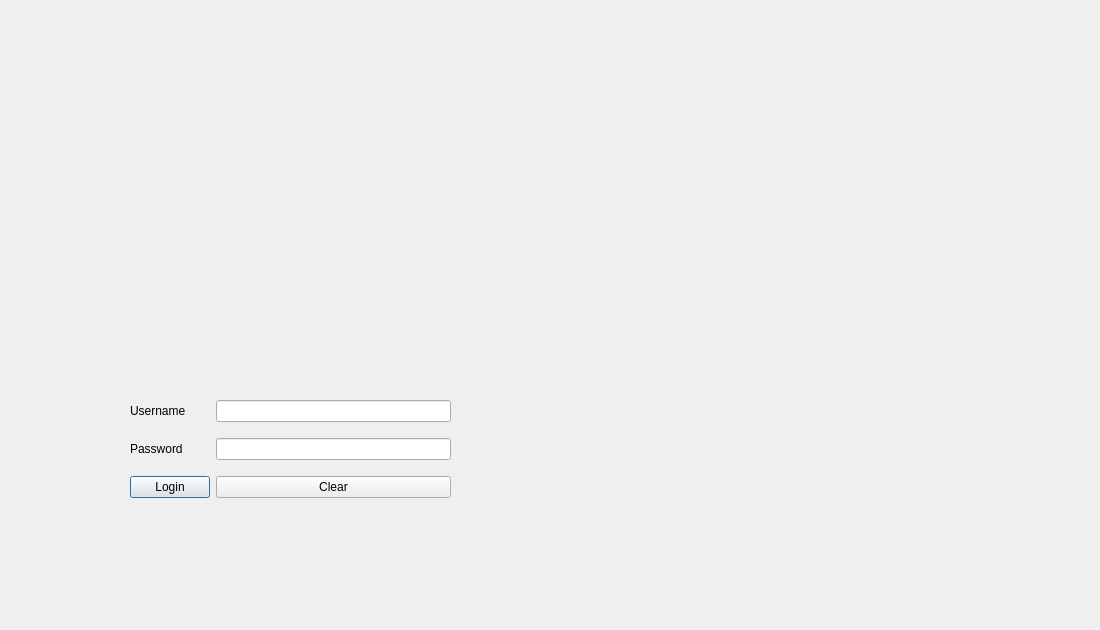
<?xml version="1.0" encoding="UTF-8"?>
<ui version="4.0">
 <class>Login</class>
 <widget class="QDialog" name="Login">
  <property name="geometry">
   <rect>
    <x>0</x>
    <y>0</y>
    <width>1100</width>
    <height>630</height>
   </rect>
  </property>
  <property name="windowTitle">
   <string>Dialog</string>
  </property>
  <widget class="QLabel" name="LogMenu">
   <property name="geometry">
    <rect>
     <x>-340</x>
     <y>-10</y>
     <width>1441</width>
     <height>721</height>
    </rect>
   </property>
   <property name="text">
    <string>TextLabel</string>
   </property>
  </widget>
  <widget class="QLabel" name="Eye2">
   <property name="geometry">
    <rect>
     <x>190</x>
     <y>40</y>
     <width>291</width>
     <height>221</height>
    </rect>
   </property>
   <property name="text">
    <string/>
   </property>
  </widget>
  <widget class="QWidget" name="gridLayoutWidget">
   <property name="geometry">
    <rect>
     <x>130</x>
     <y>390</y>
     <width>321</width>
     <height>121</height>
    </rect>
   </property>
   <layout class="QGridLayout" name="gridLayout">
    <item row="0" column="0">
     <widget class="QLabel" name="label">
      <property name="styleSheet">
       <string notr="true">font: 700 14pt &quot;Times New Roman&quot;;</string>
      </property>
      <property name="text">
       <string>Username</string>
      </property>
     </widget>
    </item>
    <item row="0" column="1">
     <widget class="QLineEdit" name="user"/>
    </item>
    <item row="1" column="0">
     <widget class="QLabel" name="label_2">
      <property name="styleSheet">
       <string notr="true">font: 700 14pt &quot;Times New Roman&quot;;</string>
      </property>
      <property name="text">
       <string>Password</string>
      </property>
     </widget>
    </item>
    <item row="1" column="1">
     <widget class="QLineEdit" name="pass"/>
    </item>
    <item row="2" column="0">
     <widget class="QPushButton" name="Log">
      <property name="text">
       <string>Login</string>
      </property>
     </widget>
    </item>
    <item row="2" column="1">
     <widget class="QPushButton" name="Clear">
      <property name="text">
       <string>Clear</string>
      </property>
     </widget>
    </item>
   </layout>
  </widget>
  <widget class="QLabel" name="status">
   <property name="geometry">
    <rect>
     <x>480</x>
     <y>450</y>
     <width>251</width>
     <height>41</height>
    </rect>
   </property>
   <property name="styleSheet">
    <string notr="true">font: 700 14pt &quot;Times New Roman&quot;;</string>
   </property>
   <property name="text">
    <string/>
   </property>
  </widget>
 </widget>
 <resources/>
 <connections/>
</ui>
